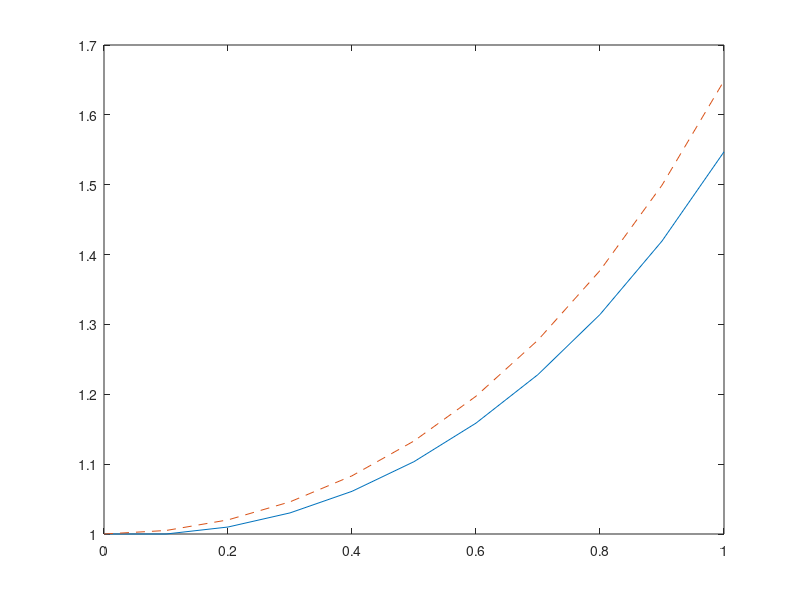

Here is the MATLAB script that generated this plot:
clc;clear all;
%%%Euler Method%%%
f=@(x,y) x.*y;
x0=0;y0=1;
xn=1;N=10;
h=(xn-x0)/N;
x=x0:h:xn;
y=zeros(1,N+1);
y(1)=y0;
for i=1:N
    y(i+1)=y(i)+h*(f(x(i),y(i)));
end
plot(x,y)
hold on;
exacty=exp((x.^2)/2);
plot(x,exacty,'--')